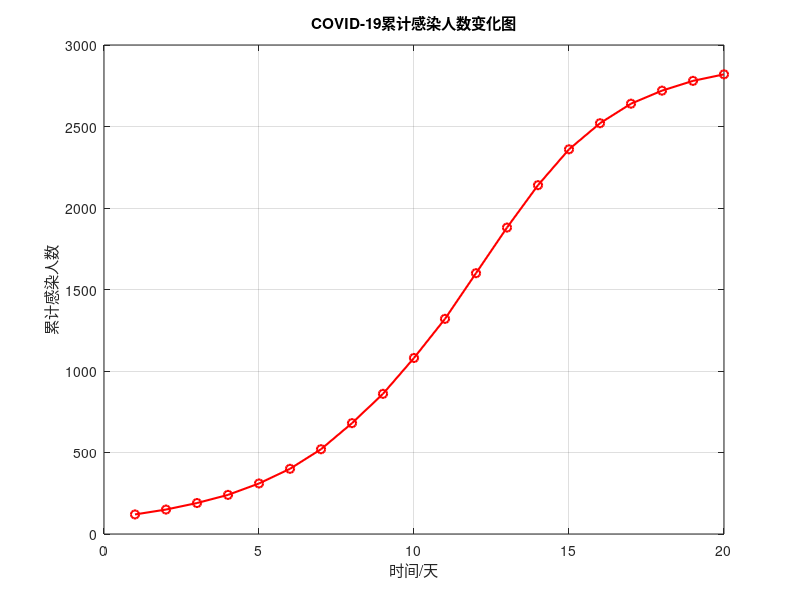

Here is the MATLAB script that generated this plot:
t = 1:20;

y = [120 150 190 240 310 400 520 680 860 1080 ...
     1320 1600 1880 2140 2360 2520 2640 2720 2780 2820];

plot(t,y,'ro-','LineWidth',1.5);

grid on;

xlabel('时间/天');
ylabel('累计感染人数');
title('COVID-19累计感染人数变化图');
